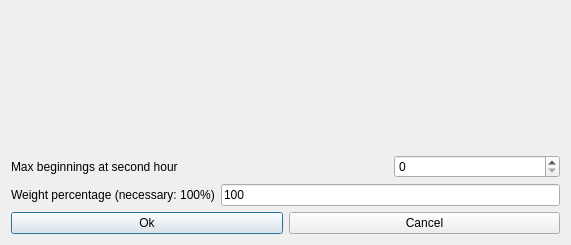
<?xml version="1.0" encoding="UTF-8"?>
<ui version="4.0">
 <class>ModifyConstraintStudentsMorningsEarlyMaxBeginningsAtSecondHourForm_template</class>
 <widget class="QDialog" name="ModifyConstraintStudentsMorningsEarlyMaxBeginningsAtSecondHourForm_template">
  <property name="geometry">
   <rect>
    <x>0</x>
    <y>0</y>
    <width>571</width>
    <height>245</height>
   </rect>
  </property>
  <property name="windowTitle">
   <string extracomment="This is the title of the dialog to modify a constraint of this type">Modify students mornings early max beginnings at second hour</string>
  </property>
  <layout class="QGridLayout" name="gridLayout">
   <item row="1" column="0" colspan="2">
    <widget class="QLabel" name="maxBeginningsTextLabel">
     <property name="frameShape">
      <enum>QFrame::NoFrame</enum>
     </property>
     <property name="frameShadow">
      <enum>QFrame::Plain</enum>
     </property>
     <property name="text">
      <string>Max beginnings at second hour</string>
     </property>
     <property name="wordWrap">
      <bool>false</bool>
     </property>
    </widget>
   </item>
   <item row="2" column="0">
    <widget class="QLabel" name="weightTextLabel">
     <property name="frameShape">
      <enum>QFrame::NoFrame</enum>
     </property>
     <property name="frameShadow">
      <enum>QFrame::Plain</enum>
     </property>
     <property name="text">
      <string>Weight percentage (necessary: 100%)</string>
     </property>
     <property name="wordWrap">
      <bool>false</bool>
     </property>
    </widget>
   </item>
   <item row="1" column="2">
    <widget class="QSpinBox" name="maxBeginningsSpinBox"/>
   </item>
   <item row="2" column="1" colspan="2">
    <widget class="QLineEdit" name="weightLineEdit">
     <property name="text">
      <string notr="true">100</string>
     </property>
    </widget>
   </item>
   <item row="3" column="0" colspan="3">
    <layout class="QHBoxLayout">
     <item>
      <widget class="QPushButton" name="okPushButton">
       <property name="text">
        <string>Ok</string>
       </property>
      </widget>
     </item>
     <item>
      <widget class="QPushButton" name="cancelPushButton">
       <property name="text">
        <string>Cancel</string>
       </property>
      </widget>
     </item>
    </layout>
   </item>
   <item row="0" column="0" colspan="3">
    <spacer name="spacer20">
     <property name="orientation">
      <enum>Qt::Vertical</enum>
     </property>
     <property name="sizeType">
      <enum>QSizePolicy::Expanding</enum>
     </property>
     <property name="sizeHint" stdset="0">
      <size>
       <width>20</width>
       <height>20</height>
      </size>
     </property>
    </spacer>
   </item>
  </layout>
 </widget>
 <layoutdefault spacing="6" margin="11"/>
 <resources/>
 <connections/>
</ui>
